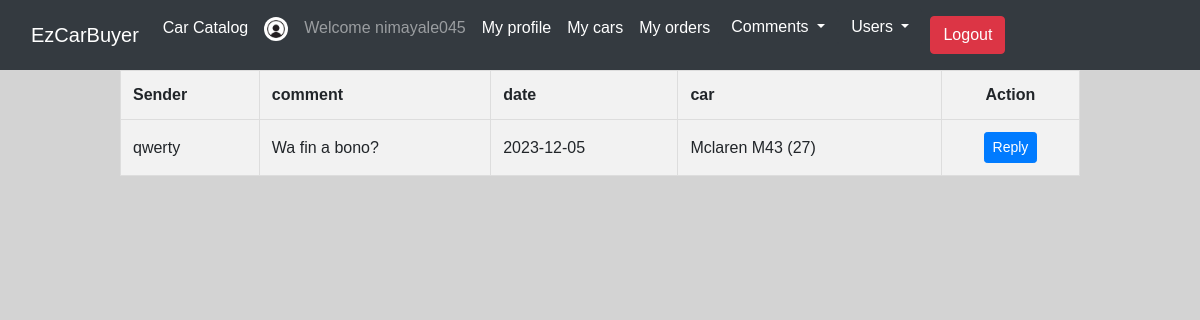
Screenshot of /comment/viewComments (signed in) with the database file from the repository.
### tables this page shows
CREATE TABLE `comment` (
  `id` int(11) NOT NULL,
  `user_id` int(11) NOT NULL,
  `comment` varchar(500) NOT NULL,
  `date` date NOT NULL,
  `car_id` int(11) NOT NULL,
  `receiver` varchar(30) NOT NULL
);

CREATE TABLE `user` (
  `id` int(11) NOT NULL,
  `username` varbinary(50) NOT NULL,
  `fname` varchar(30) NOT NULL,
  `lname` varchar(30) NOT NULL,
  `password` varchar(256) NOT NULL,
  `email` varbinary(50) NOT NULL,
  `phone` varchar(20) NOT NULL,
  `picture` varchar(50) NOT NULL,
  `access` varchar(3) NOT NULL DEFAULT 'Yes'
);

CREATE TABLE `car` (
  `id` int(11) NOT NULL,
  `user_id` int(11) NOT NULL,
  `make` varchar(30) NOT NULL,
  `model` varchar(30) NOT NULL,
  `year` int(4) NOT NULL,
  `price` int(11) NOT NULL,
  `ext_col` varchar(20) NOT NULL,
  `int_col` varchar(20) NOT NULL,
  `distance` int(7) NOT NULL,
  `status` varchar(4) NOT NULL DEFAULT 'Used',
  `picture` varchar(255) NOT NULL DEFAULT 'NoImage.png'
);

### Controller/CommentController.php (called while the page is built, shortened)
<?php
class CommentController extends Controller{
    public function viewComments(){
        $com = $this->model('comment')->find();
        $this->view('comment/myComments',['com'=>$com]);
    }
}
?>

### Model/Comment.php (called while the page is built, shortened)
<?php
class Comment extends Model{
    public function find(){
        $sql = "SELECT comment.id, username, comment, date,car.make, car.model,comment.car_id FROM comment join user on comment.user_id = user.id join car on comment.car_id = car.id WHERE receiver = :rec";
        $stmt = self::$_conn->prepare($sql);
        $stmt->execute(['rec'=>$_SESSION['username']]);
        $stmt->setFetchMode(PDO::FETCH_CLASS,'Comment');
        return $stmt->fetchAll();
    }
}
?>

### dbConn.php (called while the page is built)
<?php
class Model{
    protected static $_conn = null;
    public function __construct(){
        if(self::$_conn == null){
            $host = 'localhost';
            $dbname = 'db_project';
            $user = 'root';
            $password = '';
            self::$_conn = new PDO("mysql:host=$host;dbname=$dbname",$user,$password);
        }
    }
}
?>

### View/comment/myComments.php (the view, shortened to what this page needs)
<!DOCTYPE html>
<html lang="en">
<head>
    <?php
    include 'View/includes/style.php';
    ?>
</head>
<body>
    <?php
    include 'View/includes/header.php';
    ?>
    <table>
        <th>Sender</th>
        <th>comment</th>
        <th>date</th>
        <th>car</th>
        <th><center>Action</center></th>
        <tr>
            <?php
            foreach($data['com'] as $item){?>
            <td><?=$item->username?></td>
            <td><?=$item->comment?></td>
            <td><?=$item->date?></td>
            <td><?=$item->make." ".$item->model." (".$item->car_id.")"?></td>
            <td><center><a href="/comment/reply/<?=$item->id?>" class="btn btn-primary btn-sm">Reply</a></center></td>
        </tr>
            <?php
            }
            ?>
    </table>
</body>
</html>

### View/comment/myComments.php (style rules this page uses)
body { font-family: 'Arial', sans-serif; background-color: lightgrey; }
table { width: 80%; border-collapse: collapse; margin-top: 20px; margin:auto; }
th, td { padding: 12px; text-align: left; border: 1px solid #ddd; background-color: #f2f2f2; }
td { white-space: nowrap; overflow: hidden; text-overflow: ellipsis; }

### rows the page displays
comment: user.username "qwerty", comment "Wa fin a bono?", date "2023-12-05", car.make "Mclaren", car.model "M43", car "27"

### other values shown
$_SESSION['username'] "nimayale045"
